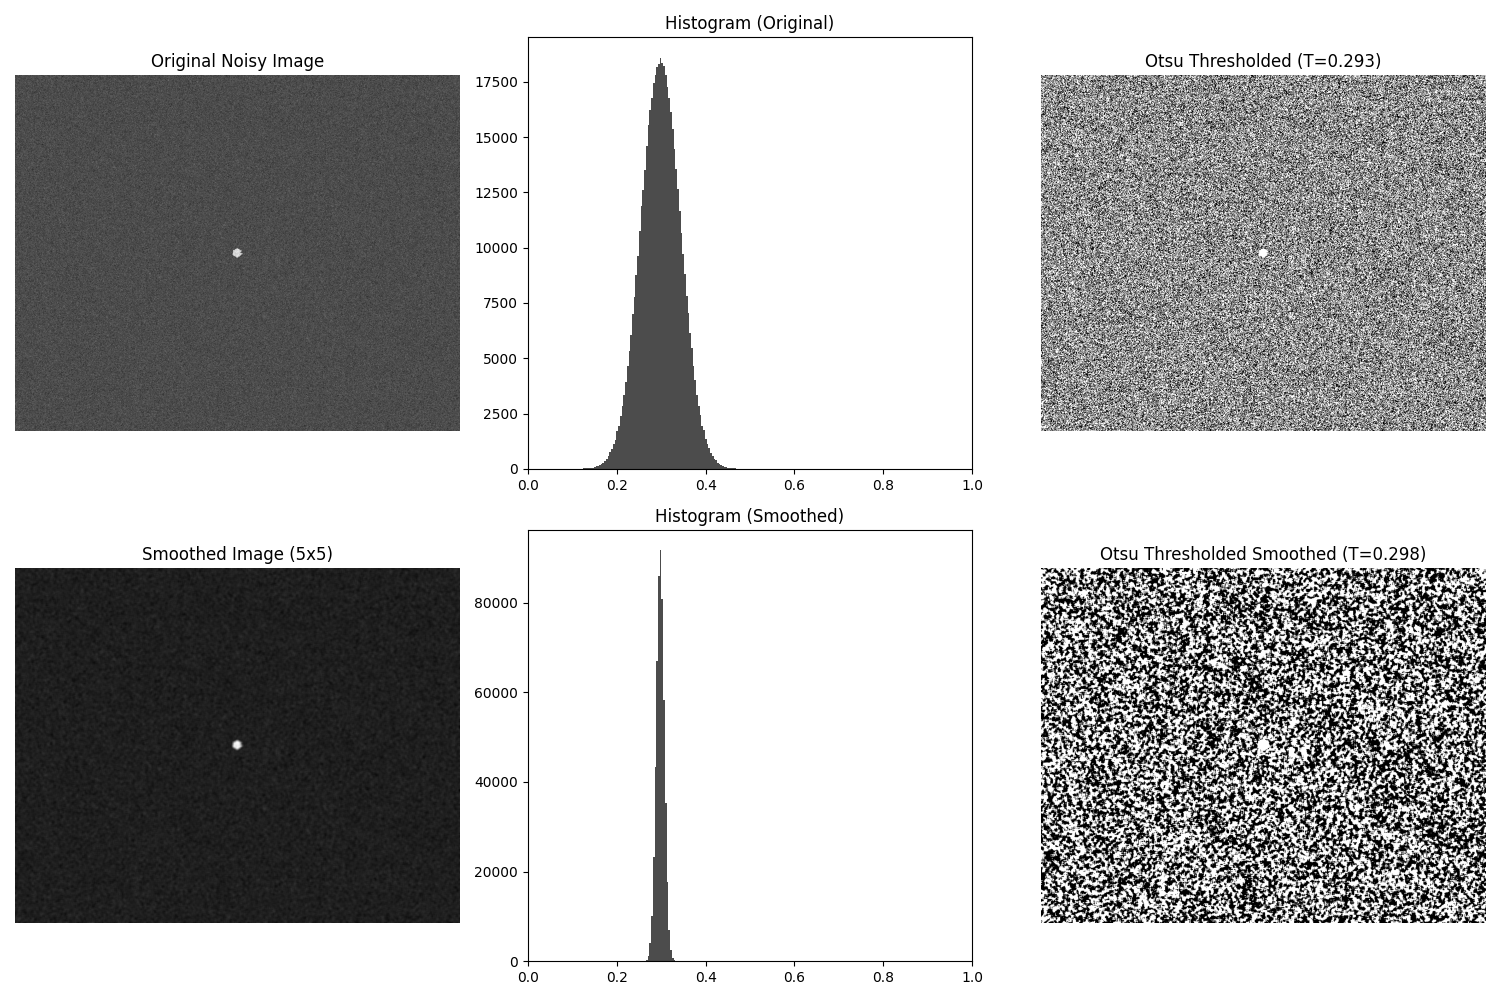

Generate this figure with Python:

import sys
import os
import numpy as np
import matplotlib.pyplot as plt
from skimage.io import imread
from skimage.util import img_as_float
from skimage.filters import threshold_otsu
from scipy.ndimage import uniform_filter
from libDIPUM.data_path import dip_data

# Data
img_path = dip_data('Fig1041(a)(septagon_small_noisy_mean_0_stdv_10).tif')
f_orig = imread(img_path)
if f_orig.ndim == 3:
    f_orig = f_orig[:, :, 0]

f = img_as_float(f_orig)

# Thresholding 1
T1 = threshold_otsu(f)
g1 = f > T1
print(f"Otsu Threshold 1: {T1}")

# Smooth
fs = uniform_filter(f, size=5, mode='nearest')

# Thresholding 2
T2 = threshold_otsu(fs)
g2 = fs > T2
print(f"Otsu Threshold 2 (Smoothed): {T2}")

# Display
fig, axes = plt.subplots(2, 3, figsize=(15, 10))
axes = axes.flatten()

axes[0].imshow(f, cmap='gray')
axes[0].set_title('Original Noisy Image')
axes[0].axis('off')

axes[1].hist(f.ravel(), bins=256, range=(0, 1), color='black', alpha=0.7)
axes[1].set_title('Histogram (Original)')
axes[1].set_xlim([0, 1])

axes[2].imshow(g1, cmap='gray')
axes[2].set_title(f'Otsu Thresholded (T={T1:.3f})')
axes[2].axis('off')

axes[3].imshow(fs, cmap='gray')
axes[3].set_title('Smoothed Image (5x5)')
axes[3].axis('off')

axes[4].hist(fs.ravel(), bins=256, range=(0, 1), color='black', alpha=0.7)
axes[4].set_title('Histogram (Smoothed)')
axes[4].set_xlim([0, 1])

axes[5].imshow(g2, cmap='gray')
axes[5].set_title(f'Otsu Thresholded Smoothed (T={T2:.3f})')
axes[5].axis('off')

plt.tight_layout()
plt.savefig('Figure1038.png')
print("Saved Figure1038.png")
plt.show()
